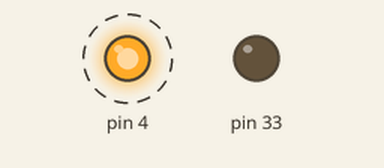
Simulated run of this program. Board: MicroPython board. Shown: output pins drawn as LEDs (lit = HIGH). Dashed ring = blinking. At 5.4 s the program stops and its outputs stay as they are.

Above: at 0.15 s.
Timing chart, 0 to 3.0 s (numbered marks = the images above):
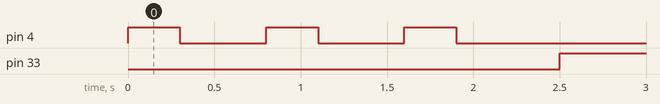

The program:

replace_the_for_loop_with_a_while_loop.py
```python
from machine import Pin
import time

def blink(pin_no, times, on, off):
    if pin_no == 4 :
        ON = True
        OFF = False
    else :
        OFF = True
        ON = False

    led_controller = Pin(pin_no, Pin.OUT, value=0)

    count = 0

    while count < times:
            led_controller.value(ON)
            time.sleep_ms(on)
            led_controller.value(OFF)
            time.sleep_ms(off)

            count += 1

blink(4, 3, 300, 500)
blink(33,3, 100, 900)
```

Measured:
- by itself, pin 4: alternates HIGH for 0.30 s and LOW for 0.50 s, 6 changes in all, then stays LOW
- by itself, pin 33: alternates HIGH for 0.90 s and LOW for 0.10 s, 5 changes in all, then stays HIGH
